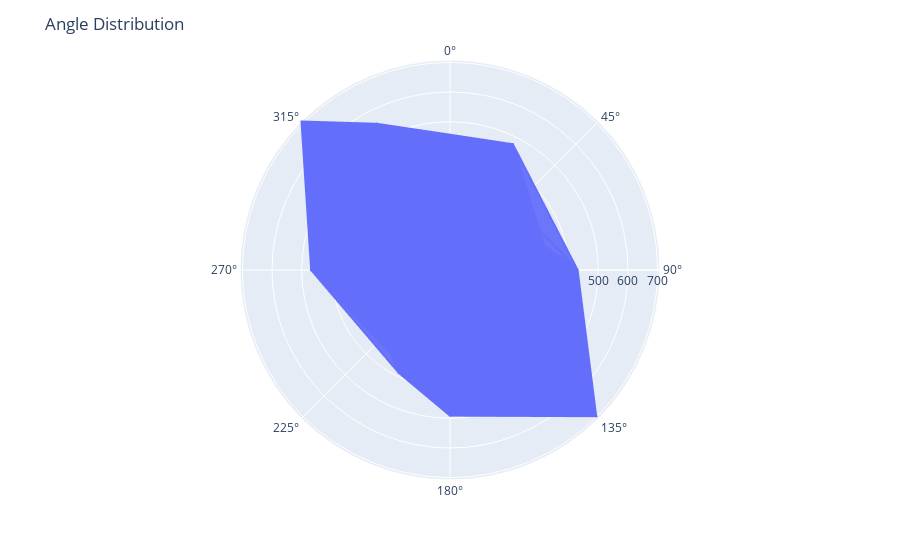
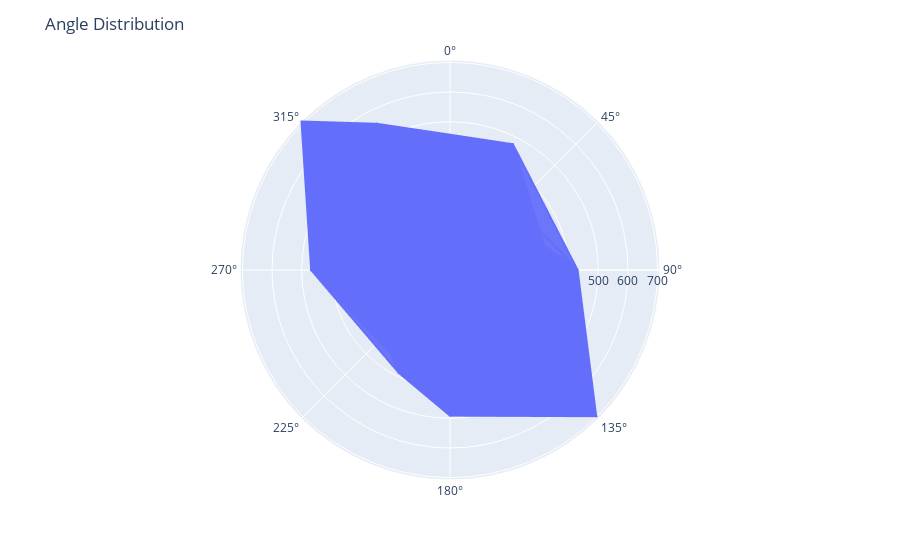

These figures' notebook cell, in order:
### Code cell
import plotly.express as px

df_dog_fall['frequency'] = df_dog_fall.groupby('angle')['angle'].transform('count')
fig = px.line_polar(df_dog_fall, r='frequency', theta='angle', line_close=False)
fig.update_layout(
    polar=dict(
        radialaxis=dict(
            visible=True,
            range=[0, df_dog_fall['frequency'].max()]
        )),
    showlegend=False
)

fig.update_traces(fill='toself')
fig.update_layout(title='Angle Distribution')
fig.show()

### Figure 1 — Plotly figure (JSON) as saved in the notebook; plotly's stock layout.template omitted (floating-point values rounded to 4 significant figures; data arrays with more than 128 entries replaced by an {"elided": "..."} marker saying what was removed)
{"data": [{"hovertemplate": "frequency=%{r}<br>angle=%{theta}<extra></extra>", "legendgroup": "", "line": {"color": "#636efa", "dash": "solid"}, "marker": {"symbol": "circle"}, "mode": "lines", "name": "", "r": {"elided": "10350 int values"}, "showlegend": false, "subplot": "polar", "theta": {"elided": "10350 float values"}, "type": "scatterpolargl", "fill": "toself"}], "layout": {"polar": {"domain": {"x": [0.0, 1.0], "y": [0.0, 1.0]}, "angularaxis": {"direction": "clockwise", "rotation": 90}, "radialaxis": {"visible": true, "range": [0, 708]}}, "legend": {"tracegroupgap": 0}, "margin": {"t": 60}, "showlegend": false, "title": {"text": "Angle Distribution"}}}

### Figure 2 — Plotly figure (JSON) as saved in the notebook; plotly's stock layout.template omitted (floating-point values rounded to 4 significant figures; data arrays with more than 128 entries replaced by an {"elided": "..."} marker saying what was removed)
{"data": [{"hovertemplate": "frequency=%{r}<br>angle=%{theta}<extra></extra>", "legendgroup": "", "line": {"color": "#636efa", "dash": "solid"}, "marker": {"symbol": "circle"}, "mode": "lines", "name": "", "r": {"elided": "10350 int values"}, "showlegend": false, "subplot": "polar", "theta": {"elided": "10350 float values"}, "type": "scatterpolargl", "fill": "toself"}], "layout": {"polar": {"domain": {"x": [0.0, 1.0], "y": [0.0, 1.0]}, "angularaxis": {"direction": "clockwise", "rotation": 90}, "radialaxis": {"visible": true, "range": [0, 708]}}, "legend": {"tracegroupgap": 0}, "margin": {"t": 60}, "showlegend": false, "title": {"text": "Angle Distribution"}}}
